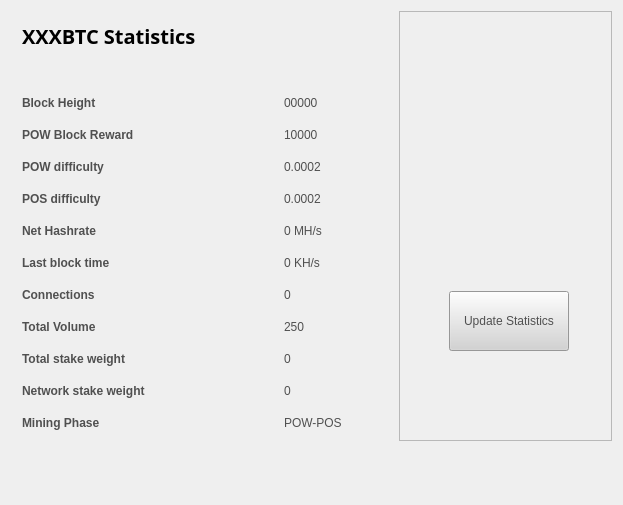
<?xml version="1.0" encoding="UTF-8"?>
<ui version="4.0">
 <class>StatisticsPage</class>
 <widget class="QWidget" name="StatisticsPage">
  <property name="windowModality">
   <enum>Qt::NonModal</enum>
  </property>
  <property name="geometry">
   <rect>
    <x>0</x>
    <y>0</y>
    <width>623</width>
    <height>505</height>
   </rect>
  </property>
  <property name="windowTitle">
   <string>Digging</string>
  </property>
  <property name="styleSheet">
   <string notr="true">color:#505050;
font-family:'Open Sans,sans-serif';</string>
  </property>
  <layout class="QGridLayout" name="gridLayout">
   <property name="sizeConstraint">
    <enum>QLayout::SetMaximumSize</enum>
   </property>
   <item row="0" column="1">
    <widget class="QFrame" name="frame">
     <property name="minimumSize">
      <size>
       <width>213</width>
       <height>0</height>
      </size>
     </property>
     <property name="frameShape">
      <enum>QFrame::StyledPanel</enum>
     </property>
     <property name="frameShadow">
      <enum>QFrame::Raised</enum>
     </property>
     <widget class="QPushButton" name="startButton">
      <property name="geometry">
       <rect>
        <x>50</x>
        <y>280</y>
        <width>120</width>
        <height>60</height>
       </rect>
      </property>
      <property name="sizePolicy">
       <sizepolicy hsizetype="Fixed" vsizetype="Fixed">
        <horstretch>0</horstretch>
        <verstretch>0</verstretch>
       </sizepolicy>
      </property>
      <property name="minimumSize">
       <size>
        <width>120</width>
        <height>60</height>
       </size>
      </property>
      <property name="styleSheet">
       <string notr="true">background:lightgrey;</string>
      </property>
      <property name="text">
       <string>Update Statistics</string>
      </property>
     </widget>
     <widget class="QLabel" name="label">
      <property name="geometry">
       <rect>
        <x>10</x>
        <y>70</y>
        <width>191</width>
        <height>191</height>
       </rect>
      </property>
     
     </widget>
    </widget>
   </item>
   <item row="0" column="0">
    <widget class="QFrame" name="gridFrame_2">
     <layout class="QGridLayout" name="gridLayout_4">
      <item row="3" column="0">
       <layout class="QFormLayout" name="formLayout_2">
        <property name="fieldGrowthPolicy">
         <enum>QFormLayout::FieldsStayAtSizeHint</enum>
        </property>
        <property name="horizontalSpacing">
         <number>139</number>
        </property>
        <property name="verticalSpacing">
         <number>18</number>
        </property>
        <property name="rightMargin">
         <number>0</number>
        </property>
        <item row="1" column="0">
         <widget class="QLabel" name="label_14">
          <property name="text">
           <string>&lt;html&gt;&lt;head/&gt;&lt;body&gt;&lt;p&gt;&lt;span style=&quot; font-weight:600;&quot;&gt;Block Height&lt;/span&gt;&lt;/p&gt;&lt;/body&gt;&lt;/html&gt;</string>
          </property>
         </widget>
        </item>
        <item row="1" column="1">
         <widget class="QLabel" name="heightBox">
          <property name="text">
           <string>00000</string>
          </property>
         </widget>
        </item>
        <item row="2" column="0">
         <widget class="QLabel" name="label_12">
          <property name="text">
           <string>&lt;html&gt;&lt;head/&gt;&lt;body&gt;&lt;p&gt;&lt;span style=&quot; font-weight:600;&quot;&gt;POW Block Reward&lt;/span&gt;&lt;/p&gt;&lt;/body&gt;&lt;/html&gt;</string>
          </property>
         </widget>
        </item>
        <item row="2" column="1">
         <widget class="QLabel" name="rewardBox">
          <property name="text">
           <string>10000</string>
          </property>
         </widget>
        </item>
        <item row="3" column="0">
         <widget class="QLabel" name="label_13">
          <property name="text">
           <string>&lt;html&gt;&lt;head/&gt;&lt;body&gt;&lt;p&gt;&lt;span style=&quot; font-weight:600;&quot;&gt;POW difficulty&lt;/span&gt;&lt;/p&gt;&lt;/body&gt;&lt;/html&gt;</string>
          </property>
         </widget>
        </item>
        <item row="3" column="1">
         <widget class="QLabel" name="diffBox">
          <property name="text">
           <string>0.0002</string>
          </property>
         </widget>
        </item>
        <item row="4" column="0">
         <widget class="QLabel" name="label_9">
          <property name="text">
           <string>&lt;html&gt;&lt;head/&gt;&lt;body&gt;&lt;p&gt;&lt;span style=&quot; font-weight:600;&quot;&gt;POS difficulty&lt;/span&gt;&lt;/p&gt;&lt;/body&gt;&lt;/html&gt;</string>
          </property>
         </widget>
        </item>
        <item row="4" column="1">
         <widget class="QLabel" name="diffBox2">
          <property name="text">
           <string>0.0002</string>
          </property>
         </widget>
        </item>
        <item row="5" column="1">
         <widget class="QLabel" name="pawrateBox">
          <property name="text">
           <string>0 MH/s</string>
          </property>
         </widget>
        </item>
        <item row="6" column="0">
         <widget class="QLabel" name="label3_2">
          <property name="sizePolicy">
           <sizepolicy hsizetype="Preferred" vsizetype="Maximum">
            <horstretch>0</horstretch>
            <verstretch>0</verstretch>
           </sizepolicy>
          </property>
          <property name="text">
           <string>&lt;html&gt;&lt;head/&gt;&lt;body&gt;&lt;p&gt;&lt;span style=&quot; font-weight:600;&quot;&gt;Last block time&lt;/span&gt;&lt;/p&gt;&lt;/body&gt;&lt;/html&gt;</string>
          </property>
         </widget>
        </item>
        <item row="6" column="1">
         <widget class="QLabel" name="localBox">
          <property name="text">
           <string>0 KH/s</string>
          </property>
         </widget>
        </item>
        <item row="7" column="0">
         <widget class="QLabel" name="label1_2">
          <property name="text">
           <string>&lt;html&gt;&lt;head/&gt;&lt;body&gt;&lt;p&gt;&lt;span style=&quot; font-weight:600;&quot;&gt;Connections&lt;/span&gt;&lt;/p&gt;&lt;/body&gt;&lt;/html&gt;</string>
          </property>
         </widget>
        </item>
        <item row="7" column="1">
         <widget class="QLabel" name="connectionBox">
          <property name="text">
           <string>0</string>
          </property>
         </widget>
        </item>
        <item row="8" column="0">
         <widget class="QLabel" name="label_8">
          <property name="text">
           <string>&lt;html&gt;&lt;head/&gt;&lt;body&gt;&lt;p&gt;&lt;span style=&quot; font-weight:600;&quot;&gt;Total Volume&lt;/span&gt;&lt;/p&gt;&lt;/body&gt;&lt;/html&gt;</string>
          </property>
         </widget>
        </item>
        <item row="8" column="1">
         <widget class="QLabel" name="volumeBox">
          <property name="text">
           <string>250</string>
          </property>
         </widget>
        </item>
        <item row="9" column="0">
         <widget class="QLabel" name="label_10">
          <property name="text">
           <string>&lt;html&gt;&lt;head/&gt;&lt;body&gt;&lt;p&gt;&lt;span style=&quot; font-weight:600;&quot;&gt;Total stake weight&lt;/span&gt;&lt;/p&gt;&lt;/body&gt;&lt;/html&gt;</string>
          </property>
         </widget>
        </item>
        <item row="9" column="1">
         <widget class="QLabel" name="minBox">
          <property name="text">
           <string>0</string>
          </property>
         </widget>
        </item>
        <item row="10" column="0">
         <widget class="QLabel" name="label_11">
          <property name="text">
           <string>&lt;html&gt;&lt;head/&gt;&lt;body&gt;&lt;p&gt;&lt;span style=&quot; font-weight:600;&quot;&gt;Network stake weight&lt;/span&gt;&lt;/p&gt;&lt;/body&gt;&lt;/html&gt;</string>
          </property>
         </widget>
        </item>
        <item row="10" column="1">
         <widget class="QLabel" name="maxBox">
          <property name="text">
           <string>0</string>
          </property>
         </widget>
        </item>
        <item row="11" column="0">
         <widget class="QLabel" name="label_15">
          <property name="text">
           <string>&lt;html&gt;&lt;head/&gt;&lt;body&gt;&lt;p&gt;&lt;span style=&quot; font-weight:600;&quot;&gt;Mining Phase&lt;/span&gt;&lt;/p&gt;&lt;/body&gt;&lt;/html&gt;</string>
          </property>
         </widget>
        </item>
        <item row="11" column="1">
         <widget class="QLabel" name="cBox">
          <property name="text">
           <string>POW-POS</string>
          </property>
         </widget>
        </item>
        <item row="5" column="0">
         <widget class="QLabel" name="label_16">
          <property name="text">
           <string>&lt;html&gt;&lt;head/&gt;&lt;body&gt;&lt;p&gt;&lt;span style=&quot; font-weight:600;&quot;&gt;Net Hashrate&lt;/span&gt;&lt;/p&gt;&lt;/body&gt;&lt;/html&gt;</string>
          </property>
         </widget>
        </item>
       </layout>
      </item>
      <item row="1" column="0">
       <layout class="QHBoxLayout" name="horizontalLayout_4">
        <property name="spacing">
         <number>7</number>
        </property>
        <item>
         <widget class="QLabel" name="label_5">
          <property name="font">
           <font>
            <family>Open Sans,sans-serif</family>
           </font>
          </property>
          <property name="text">
           <string>&lt;html&gt;&lt;head/&gt;&lt;body&gt;&lt;p&gt;&lt;span style=&quot; font-size:20px; font-weight:600; color:#000000;&quot;&gt;XXXBTC Statistics&lt;/span&gt;&lt;/p&gt;&lt;/body&gt;&lt;/html&gt;</string>
          </property>
         </widget>
        </item>
        <item>
         <spacer name="horizontalSpacer_2">
          <property name="orientation">
           <enum>Qt::Horizontal</enum>
          </property>
          <property name="sizeHint" stdset="0">
           <size>
            <width>40</width>
            <height>20</height>
           </size>
          </property>
         </spacer>
        </item>
       </layout>
      </item>
      <item row="2" column="0">
       <spacer name="verticalSpacer_2">
        <property name="orientation">
         <enum>Qt::Vertical</enum>
        </property>
        <property name="sizeHint" stdset="0">
         <size>
          <width>20</width>
          <height>40</height>
         </size>
        </property>
       </spacer>
      </item>
     </layout>
    </widget>
   </item>
   <item row="1" column="0">
    <spacer name="verticalSpacer">
     <property name="orientation">
      <enum>Qt::Vertical</enum>
     </property>
     <property name="sizeHint" stdset="0">
      <size>
       <width>20</width>
       <height>40</height>
      </size>
     </property>
    </spacer>
   </item>
  </layout>
 </widget>
 <layoutdefault spacing="6" margin="11"/>
 <resources/>
 <connections/>
</ui>
